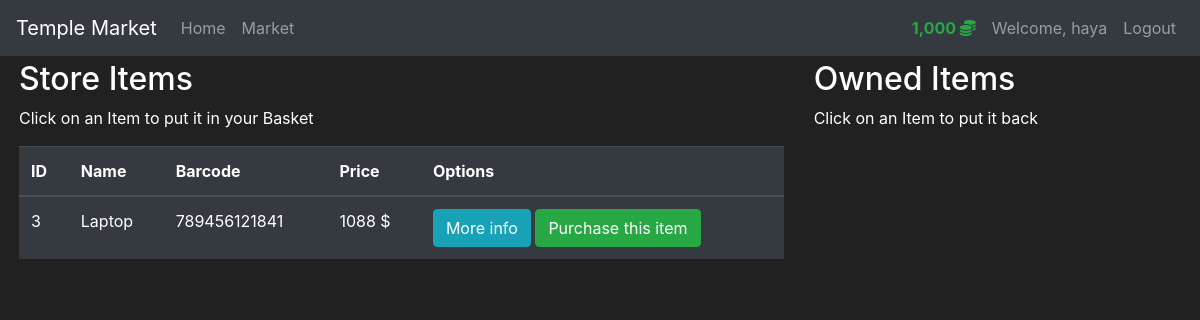
/market (signed in), run on an earlier commit of the app's database.
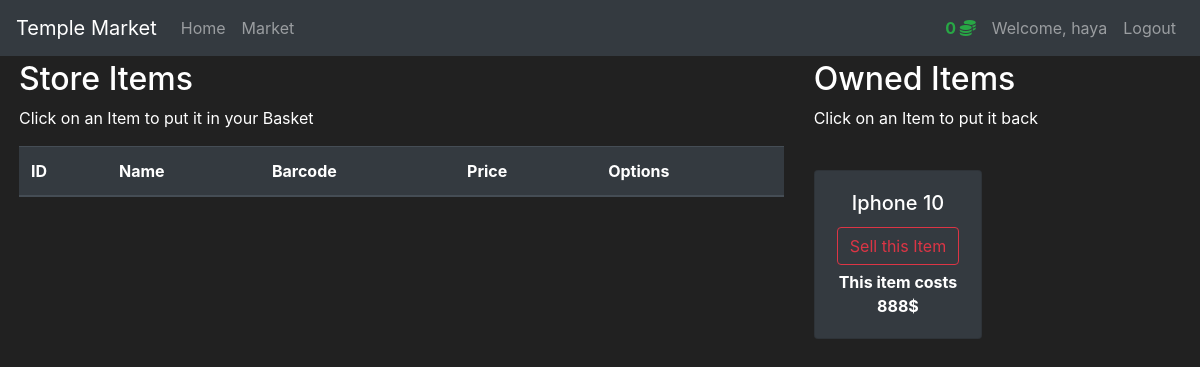
And on a later commit of the database.
### market/models.py (models this page shows, shortened)
class User(db.Model, UserMixin):
    id = db.Column(db.Integer(), primary_key=True)
    username = db.Column(db.String(length=30), nullable=False, unique=True)
    email_address = db.Column(db.String(length=50),
                              nullable=False,
                              unique=True)
    password_hash = db.Column(db.String(length=60), nullable=False)
    budget = db.Column(db.Integer(), nullable=False, default=1000)
    items = db.relationship('Item', backref='owned_user', lazy=True)
    @property
    def prettier_budget(self):
        if len(str(self.budget)) >= 4:
            number_with_commas = "{:,}".format(self.budget)
            return number_with_commas
        else:
            return self.budget
    @property
    def password(self):
        return self.password

class Item(db.Model):
    id = db.Column(db.Integer(), primary_key=True)
    name = db.Column(db.String(length=30), nullable=False, unique=True)
    price = db.Column(db.Integer(), nullable=False)
    barcode = db.Column(db.String(length=12), nullable=False, unique=True)
    description = db.Column(db.String(length=1024),
                            nullable=False,
                            unique=True)
    owner = db.Column(db.Integer(), db.ForeignKey('user.id'))

### market/routes.py (the view, shortened to what this page needs)
@app.route('/market', methods=['GET', 'POST'])
@login_required
def market_page():
    selling_form = SellItemForm()
    purchase_form = PurchaseItemForm()
    items = Item.query.filter_by(owner=None)
    owned_items = Item.query.filter_by(owner=current_user.id)
    return render_template('market.html',
                           items=items,
                           purchase_form=purchase_form,
                           selling_form=selling_form,
                           owned_items=owned_items)

### market/models.py (called while the page is built)
@login_manager.user_loader
def load_user(user_id):
    return User.query.get(int(user_id))

### market/templates/market.html (shortened to what this page needs)
{% extends 'layout.html' %}
{% block content %}
<div class="row m-1">
    <div class="col-8">
        <h2>Store Items</h2>
        <p>Click on an Item to put it in your Basket</p>
        <table class="table table-hover table-dark">
            <thead>
                <tr>
                    <th scope="col">
                        ID
                    </th>
                    <th scope="col">
                        Name
                    </th>
                    <th scope="col">
                        Barcode
                    </th>
                    <th scope="col">
                        Price
                    </th>
                    <th scope="col">Options</th>
                </tr>
            </thead>
            <tbody>
                {% for item in items %}
                <tr>
                    <td>{{item.id}}</td>
                    <td>{{item.name}}</td>
                    <td>{{item.barcode}}</td>
                    <td>{{item.price}} $</td>
                    <td>
                        <button class="btn btn-outline btn-info" data-toggle="modal"
                            data-target="#exampleModal-{{ item.id }}">More
                            info</button>
                        <button class="btn btn-outline btn-success" data-toggle="modal"
                            data-target="#purchaseModal-{{ item.id }}">Purchase this item</button>
                    </td>
                </tr>
                {% endfor %}
            </tbody>
        </table>
    </div>
    <div class="col-4">
        <h2>Owned Items</h2>
        <p>Click on an Item to put it back</p>
        <br>
        <div class="row">
            {% for owned_item in owned_items %}
            <div class="col-md-6">
                <div style="margin-bottom: 5px" class="card text-center bg-dark">
                    <div class="card-body">
                        <h5 class="card-title">{{ owned_item.name }}</h5>
                        <button type="button" class="btn btn-outline-danger" style="margin-bottom: 5px"
                            data-toggle="modal" data-target="#sellingModal-{{ owned_item.id }}">
                            Sell this Item
                        </button>
                        <p class="card-text"><strong>This item costs {{ owned_item.price }}$</strong></p>
                    </div>
                </div>
            </div>
            {% endfor %}
        </div>
    </div>
</div>
{% endblock %}

### market/templates/layout.html (shortened to what this page needs)
<!doctype html>
<html lang="en">
<head>
    <link rel="stylesheet" href="https://cdn.jsdelivr.net/npm/bootstrap@4.5.3/dist/css/bootstrap.min.css"
>
</head>
<body>
    <nav class="navbar navbar-expand-md navbar-dark bg-dark">
        <a class="navbar-brand" href="#">Temple Market</a>
        <div class="collapse navbar-collapse" id="navbarNav">
            <ul class="navbar-nav mr-auto">
                <li class="nav-item">
                    <a class="nav-link" href="{{ url_for('home_page') }}">Home
                        <span class="sr-only">(current)</span></a>
                </li>
                <li class="nav-item">
                    <a class="nav-link" href="{{ url_for('market_page') }}">Market</a>
                </li>
            </ul>
            {% if current_user.is_authenticated %}
            <ul class="navbar-nav">
                <li class="nav-item">
                    <a class="nav-link text-success font-weight-bold" href="#">
                        <span>{{ current_user.prettier_budget }}</span>
                        <i class="fas fa-coins"></i>
                    </a>
                </li>
                <li class="nav-item">
                    <a class="nav-link" href="#">Welcome, {{ current_user.username }}</a>
                </li>
                <li class="nav-item">
                    <a class="nav-link" href="{{ url_for('logout_page') }}">Logout</a>
                </li>
            </ul>
            {% endif %}
        </div>
    </nav>
    {% block content %}
    {% endblock %}
</body>
</html>

### market/templates/layout.html (style rules this page uses)
body { background-color: #212121; color: white }

What changed in the data, as far as the page shows it:
no longer on this page (row edited): Item: id "3", name "Laptop", barcode "789456121841", price "1088", shown under "Store Items"
changed User "haya": prettier_budget "1,000" → "0"
now on this page (row edited): Item: name "Iphone 10", price "888", shown under "Owned Items"
